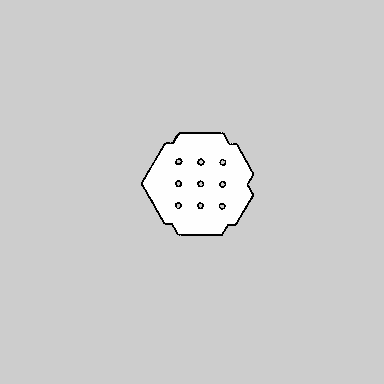
#> input picture map.pgm, 384 x 384 px
$ python rrtStar.py
#> lines starting #> are read from the running program, lines starting #| are printed output that depends on the picture
import math
from matplotlib import pyplot as plt
import numpy as np

class Util:
    @staticmethod
    def dist(n1, n2):
        return math.sqrt((n1.pos[0] - n2.pos[0])**2 + (n1.pos[1] - n2.pos[1])**2)

    @staticmethod
    def angle(n1, n2):
        return math.atan2(n2.pos[1] - n1.pos[1], n2.pos[0] - n1.pos[0])

    @staticmethod
    def convert_to_real_coord(pos):
        origin = (-18, -10)
        resolution = 0.05
        # return real world coordinate in meters
        return (pos[0] * resolution + origin[0], pos[1] * resolution + origin[1])


class Node:
    def __init__(self, pos, cost=0):
        self.pos = pos
        self.cost = cost

class Graph:
    def __init__(self):
        self.vertices = []
        self.edges = []
        self.edge_lengths = []

    def connect_new_node(self, parent, new_node):
        # calculate the cost of the new node
        new_node.cost = parent.cost + Util.dist(parent, new_node)

        # connect the new node to the graph
        self.vertices.append(new_node)
        self.edges.append((parent, new_node))
        self.edge_lengths.append(Util.dist(parent, new_node))

    def nodes_within_radius(self, node, radius):
        nodes = []
        for vertex in self.vertices:
            if Util.dist(node, vertex) < radius:
                nodes.append(vertex)
        return nodes

    def rewire(self, node, new_parent):
        # rewire the graph to connect the node to the new parent
        # remove the old edge
        for i in range(len(self.edges)):
            if self.edges[i][1] == node:
                self.edges.pop(i)
                self.edge_lengths.pop(i)
                break

        # add the new edge
        self.connect_new_node(new_parent, node)


class RRTStar:

    def __init__(self, startpos, endpos, map, n_iter, step_size, neighbor_radius, goal_radius, collision_radius):
        self.startpos = startpos
        self.endpos = endpos
        self.map = map
        self.n_iter = n_iter
        self.step_size = step_size
        self.neighbor_radius = neighbor_radius

        self.goal_radius = goal_radius

        self.collision_radius = collision_radius

        self.G = Graph()

        self.G.vertices.append(Node(startpos))
        # self.G.vertices.append(Node(endpos))

    def random_position(self):
        # generate a random position within the map
        return Node((np.random.uniform(0, self.map.shape[0]), np.random.uniform(0, self.map.shape[1])))
        # generate a random position within rectangle of start and goal
        # return Node((np.random.uniform(min(self.startpos[0], self.endpos[0]), max(self.startpos[0], self.endpos[0])), np.random.uniform(min(self.startpos[1], self.endpos[1]), max(self.startpos[1], self.endpos[1]))))


    def nearest(self, node):
        # find the nearest node in the graph to the given node
        nearest_node = self.G.vertices[0]
        for vertex in self.G.vertices:
            if Util.dist(node, vertex) < Util.dist(node, nearest_node):
                nearest_node = vertex
        return nearest_node

    def new_vertex(self, parent, target):
        # generate a new vertex from the parent to the target
        angle = Util.angle(parent, target)
        return Node((parent.pos[0] + self.step_size * math.cos(angle), parent.pos[1] + self.step_size * math.sin(angle)))

    def collision_free(self, node1, node2):
        # check if there is a occupied cell between node1 and node2, add a buffer to the collision radius

        angle = Util.angle(node1, node2)
        dist = Util.dist(node1, node2)
        # collision buffer = self.collision_radius
        for i in range(0, int(dist), 1):
            x = int(node1.pos[0] + i * math.cos(angle))
            y = int(node1.pos[1] + i * math.sin(angle))
            # if there is an occupied cell in collision buffer, return false
            for j in range(-self.collision_radius, self.collision_radius, 1):
                for k in range(-self.collision_radius, self.collision_radius, 1):
                    if self.map[y+j][x+k] <= 255 * 0.196:
                        return False
        return True


        # [6 lines of commented-out code are left out]

    def goal_reached(self, node):
        # check if the node is within the goal radius
        return Util.dist(node, Node(self.endpos)) < self.goal_radius

    def rewire(self, new_node):
        # rewire the graph to find a better path to the new node
        neighbors = self.G.nodes_within_radius(new_node, self.neighbor_radius)
        # find the best new parent form the neighbors
        best_parent = neighbors[0]
        for neighbor in neighbors:
            if Util.dist(neighbor, new_node) + neighbor.cost < best_parent.cost:
                best_parent = neighbor
        # rewire the graph
        self.G.rewire(new_node, best_parent)
        print('rewire')

    def update_neighbors(self, new_node):
        # rewire the graph to help reduce the cost of the neighbors
        neighbors = self.G.nodes_within_radius(new_node, self.neighbor_radius)
        for neighbor in neighbors:
            if Util.dist(new_node, neighbor) + new_node.cost < neighbor.cost:
                self.G.rewire(neighbor, new_node)
                print('update_neighbors')

    def backtarce(self, node):
        # backtrace the path from the goal to the start
        path = []
        # use G.edges to find the parent of the node
        for edge in self.G.edges:
            if edge[1] == node:
                path.append(edge[0])
                path.append(edge[1])
                break
        while path[-1] != self.G.vertices[0]:
            for edge in self.G.edges:
                if edge[1] == path[-1]:
                    path.append(edge[0])
                    break
        return path


# main
if __name__ == '__main__':
    def read_pgm_2(path):
#> called with path = 'map.pgm'
        pgmf = open(path, 'rb')
        im = plt.imread(pgmf)
#> im is the input picture: shape (384, 384); min 0, max 254, mean 206.4
        raster = np.array(im)
        pgmf.close()
        return raster

    # read the map as a grayscale image

    raster = read_pgm_2('map.pgm')

    print(raster.shape)
#| (384, 384)


    # visualize the map in plt
    plt.imshow(raster, cmap='gray')


    planning = RRTStar((170,213), (209,146), raster, 50000, step_size=5, neighbor_radius=10, goal_radius=3, collision_radius=3)

    # draw the start and goal locations
    plt.plot(planning.startpos[0], planning.startpos[1], 'ro')
    plt.plot(planning.endpos[0], planning.endpos[1], 'ro')
    plt.draw()
    plt.pause(0.001)
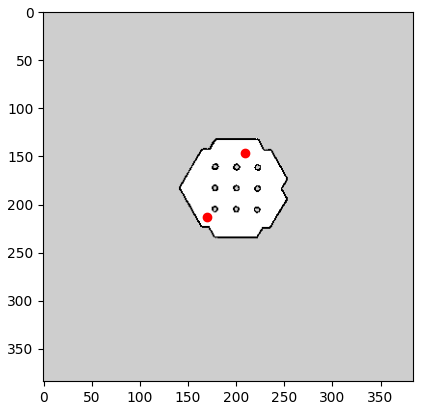
#> figure drawn by matplotlib, 1 panel

    for i in range(planning.n_iter):
#> (the run stopped early here; a loop or call above may not have finished)
